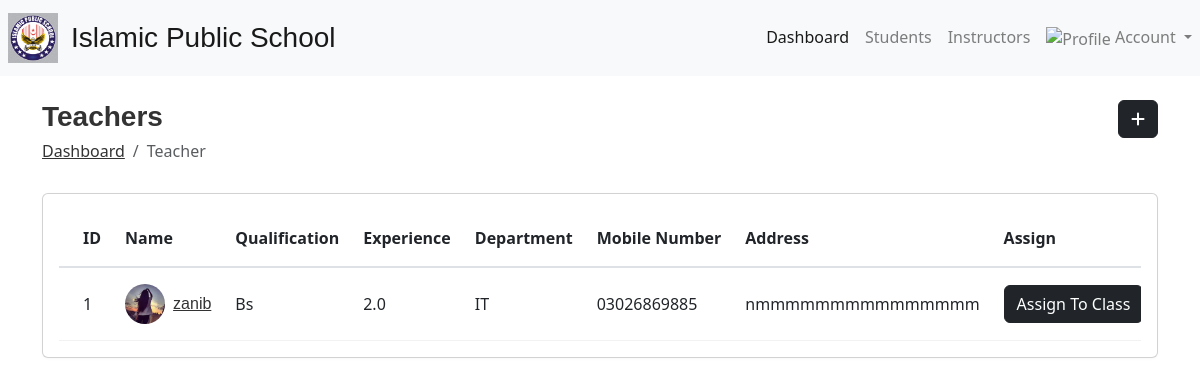
Page /teacherlist/ on the committed database.
### lmsAdmin/models.py (models this page shows, shortened)
class User(AbstractBaseUser):
    email = models.EmailField(
        verbose_name='Email',
        max_length=255,
        unique=True,
        null=True
    )
    studentId = models.CharField(max_length=50,unique=True,null=True)
    teacherId = models.CharField(max_length=50,unique=True,null=True)
    image = models.ImageField(upload_to=upload_to,default='user/logo.jpg')
    firstname = models.CharField(max_length=50,default="")
    lastname = models.CharField(max_length=50,default="")
    gender = models.CharField(max_length=50,default="")
    classNo =  models.CharField(max_length=20,blank=True)
    religion = models.CharField(max_length=100,default="")
    dob = models.CharField(max_length=12,default="")
    phone = models.CharField(max_length=20,default="")
    admissionNo = models.CharField(max_length=50,default="",blank=True)
    section = models.CharField(max_length=15, default="",blank=True)
    in_class = models.BooleanField(default=False)
    fatherName = models.CharField(max_length=50,blank=True)
    fatherOccupation = models.CharField(max_length=50,blank=True)
    fatherMobile = models.CharField(max_length=20,blank=True)
    motherName = models.CharField(max_length=50,blank=True)
    motherOccupation =  models.CharField(max_length=50,blank=True)
    motherMobile = models.CharField(max_length=100,blank=True)
    presentAddress = models.TextField(blank=True)
    permanentAddress = models.TextField(blank=True)
    qualification =  models.CharField(max_length=50,blank=True)
    experience = models.FloatField(default=0,blank=True)
    education = models.TextField(blank=True)
    certificate = models.TextField(blank=True)
    skills = models.TextField(blank=True)
    department = models.TextField(blank=True)
    is_teacher = models.BooleanField(default=True)
    is_active = models.BooleanField(default=True)
    is_admin = models.BooleanField(default=False)
    created_at = models.DateTimeField(auto_now_add=True)
    updated_at = models.DateTimeField(auto_now=True)
    objects = UserManager()
    USERNAME_FIELD = 'email'
    REQUIRED_FIELDS = []

### lmsAdmin/views.py (the view)
# urls.py: path('teacherlist/',TeacherListView,name="teacherlist"),
def TeacherListView(request):
    teachers = User.objects.filter(is_teacher=True,is_admin=False)
    classes = SchoolClass.objects.all()
    context = {
        "teachers" : teachers,
        "classes": classes
    }
    return render(request, "admin/allteacher.html",context)

### templates/admin/allteacher.html (shortened to what this page needs)
{% extends 'base.html' %}
{% load index %}
{% block body %}
<div class="main-wrapper">
    <div class="">
        <div class="content container">
            <div class="page-header">
                <div class="row align-items-center">
                    <div class="col">
                        <h3 class="page-title mt-4">Teachers</h3>
                        <ul class="breadcrumb">
                            <li class="breadcrumb-item"><a href="{% url 'dashboard' %}">Dashboard</a></li>
                            <li class="breadcrumb-item active">Teacher</li>
                        </ul>
                    </div>
                    <div class="col-auto text-right float-right ml-auto">
                        <a href="{%  url 'login' %}addteacher/" class="btn btn-dark"><i class="fas fa-plus"></i></a>
                    </div>
                </div>
            </div>
            <div class="row">
                <div class="col-sm-12">
                    <div class="card card-table">
                        <div class="card-body">
                            <div class="table-responsive">
                                <table class="table table-hover table-center mb-0 datatable">
                                    <thead>
                                        <tr>
                                            <th>ID</th>
                                            <th>Name</th>
                                            <th>Qualification</th>
                                            <th>Experience</th>
                                            <th>Department</th>
                                            <th>Mobile Number</th>
                                            <th>Address</th>
                                            <th>Assign</th>
                                        </tr>
                                    </thead>
                                    <tbody>
                                        <tr>
                                            {% for teacher in teachers %}
                                            <td>{{ teacher.teacherId }}</td>
                                            <td>
                                                <h2 class="table-avatar">
                                                    <a href="{% url 'teacherprofile' teacher.id %}" class="avatar avatar-sm mr-2"><img
                                                            class="avatar-img rounded-circle"
                                                            src="/media/{{ teacher.image }}"
                                                            alt="User Image"></a>
                                                    <a href="{% url 'teacherprofile' teacher.id %}">{{ teacher.firstname }}</a>
                                                </h2>
                                            </td>
                                            <td>{{ teacher.qualification }}</td>
                                            <td>{{ teacher.experience }}</td>
                                            <td>{{ teacher.department }}</td>
                                            <td>{{ teacher.phone }}</td>
                                            <td>{{ teacher.presentAddress }}</td>
                                            <td>
                                                <a href="{% url 'assignteacherpage' teacher.id %}" class="btn btn-dark">
                                                    Assign To Class
                                                </a>
                                            </td>
                                        </tr>
                                        {% endfor %}
                                    </tbody>
                                </table>
                            </div>
                        </div>
                    </div>
                </div>
            </div>
        </div>
    </div>
</div>
{% endblock %}

### lmsAdmin/static/assets/css/style.css (style rules this page uses)
html { height: 100%; }
body { background-color: #fff; color: #333; font-family: 'Poppins', sans-serif; font-size: 1rem; height: 100%; line-height: 1.5; overflow-x: hidden; }
h1, h2, h3, h4, h5, h6 { font-family: 'Poppins', sans-serif; margin-top: 0; }
a { color: #009ce7; }
input, button, a { transition: all 0.4s ease; -moz-transition: all 0.4s ease; -o-transition: all 0.4s ease; -ms-transition: all 0.4s ease; -webkit-transition: all 0.4s ease; }
ul, ol { padding: 0px; list-style: none; }
.table { color: #333; max-width: 100%; margin-bottom: 0; width: 100%; }
table.table td h2 { display: inline-block; font-size: inherit; font-weight: 400; margin: 0; padding: 0; vertical-align: middle; }
table.table td h2.table-avatar { align-items: center; display: inline-flex; font-size: inherit; font-weight: 400; margin: 0; padding: 0; vertical-align: middle; white-space: nowrap; }
table.table td h2 a { color: #333; }
.table thead tr th { font-weight: 600; }
.table tbody tr { border-bottom: 1px solid rgba(0, 0, 0, 0.05); }
.table.table-center td, .table.table-center th { vertical-align: middle; }
.card-table .card-body .table > thead > tr > th { border-top: 0; }
.card-table .card-body .table tr td:first-child, .card-table .card-body .table tr th:first-child { padding-left: 1.5rem; }
.card-table .table td, .card-table .table th { border-top: 1px solid #e2e5e8; padding: 1rem 0.75rem; white-space: nowrap; }
.card { border: 1px solid #ececf5; box-shadow: 0 1px 3px 0 rgba(0, 0, 0, 0.03); margin-bottom: 1.875rem; }
.card-body { padding: 1.5rem; }
.avatar { position: relative; display: inline-block; width: 3rem; height: 3rem }
.avatar > img { width: 100%; height: 100%; -o-object-fit: cover; object-fit: cover; }
.avatar-sm { width: 2.5rem; height: 2.5rem; }
.main-wrapper { width: 100%; height: 100vh; min-height: 100vh; }
.page-header { margin-bottom: 1.875rem; }
.page-header .breadcrumb { background-color: transparent; color: #6c757d; font-size: 1rem; font-weight: 500; margin-bottom: 0; padding: 0; }
.page-header .breadcrumb a { color: #333; }
.page-title { font-size: 28px; font-weight: 600; color: #333; margin-bottom: 5px; }

### rows in the picture
User: teacherId "1", image (picture), firstname "zanib", qualification "Bs", experience "2.0", department "IT", phone "03026869885", presentAddress "nmmmmmmmmmmmmmmm"
